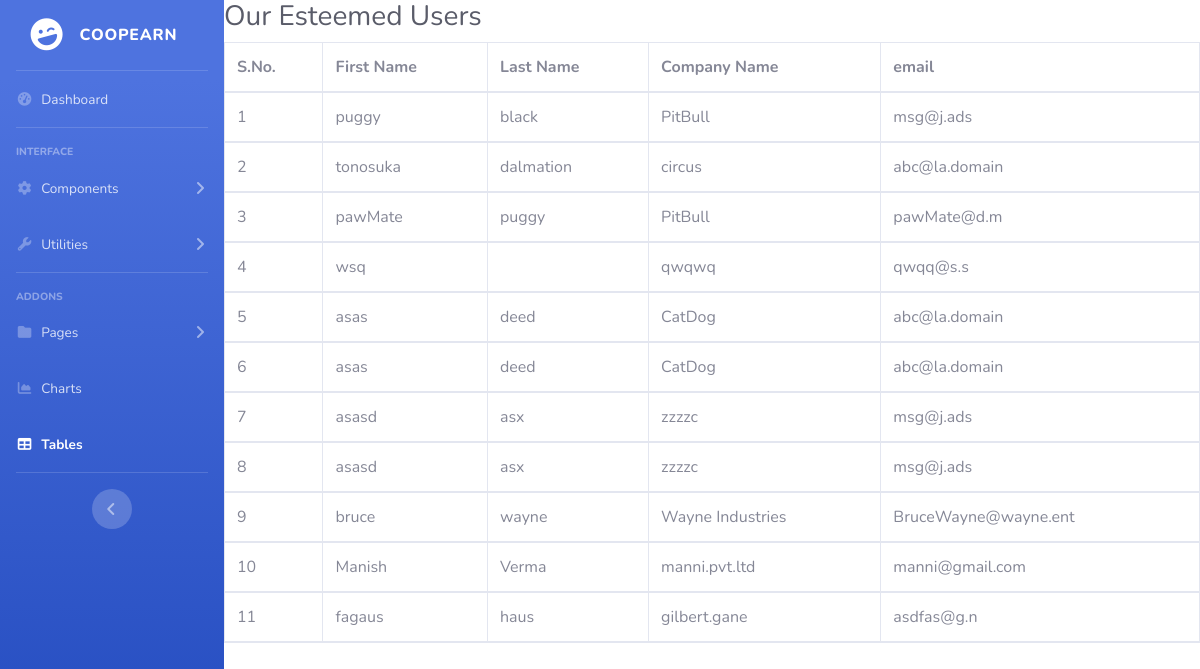
/registration_table.php, run on the app's committed database.
### tables this page shows
CREATE TABLE `registration` (
  `sno` int(11) NOT NULL,
  `firstName` varchar(15) NOT NULL,
  `lastName` varchar(50) NOT NULL,
  `companyName` varchar(50) NOT NULL,
  `email` varchar(255) NOT NULL
);

### registration_table.php (the view, shortened to what this page needs)
<!DOCTYPE html>
<html>
    <head>
    <link href="vendor/fontawesome-free/css/all.min.css" rel="stylesheet" type="text/css">
    <link href="css/sb-admin-2.min.css" rel="stylesheet">
    <link href="vendor/datatables/dataTables.bootstrap4.min.css" rel="stylesheet">
    </head>
<body id="page-top">
<?php
$servername = "localhost";
$username = "root";
$password = "";
$dbname = "coop_registration";
$conn = new mysqli($servername, $username, $password, $dbname);
$sql = "SELECT  sno,firstName,lastName,companyName,email FROM registration";
$result = $conn->query($sql);
if ($result->num_rows > 0) {
        echo '
        <div id="wrapper">
        <ul class="navbar-nav bg-gradient-primary sidebar sidebar-dark accordion" id="accordionSidebar">
            <a class="sidebar-brand d-flex align-items-center justify-content-center" href="index.php">
                <div class="sidebar-brand-icon rotate-n-15">
                    <i class="fas fa-laugh-wink"></i>
                </div>
                <div class="sidebar-brand-text mx-3">CoopEarn</div>
            </a>
            <hr class="sidebar-divider my-0">
            <li class="nav-item">
                <a class="nav-link" href="index.php">
                    <i class="fas fa-fw fa-tachometer-alt"></i>
                    <span>Dashboard</span></a>
            </li>
            <hr class="sidebar-divider">
            <div class="sidebar-heading">
                Interface
            </div>
            <li class="nav-item">
                <a class="nav-link collapsed" href="#" data-toggle="collapse" data-target="#collapseTwo"
                    aria-expanded="true" aria-controls="collapseTwo">
                    <i class="fas fa-fw fa-cog"></i>
                    <span>Components</span>
                </a>
            </li>
            <li class="nav-item">
                <a class="nav-link collapsed" href="#" data-toggle="collapse" data-target="#collapseUtilities"
                    aria-expanded="true" aria-controls="collapseUtilities">
                    <i class="fas fa-fw fa-wrench"></i>
                    <span>Utilities</span>
                </a>
            </li>
            <hr class="sidebar-divider">
            <div class="sidebar-heading">
                Addons
            </div>
            <li class="nav-item">
                <a class="nav-link collapsed" href="#" data-toggle="collapse" data-target="#collapsePages"
                    aria-expanded="true" aria-controls="collapsePages">
                    <i class="fas fa-fw fa-folder"></i>
                    <span>Pages</span>
                </a>
            </li>
            <li class="nav-item">
                <a class="nav-link" href="charts.html">
                    <i class="fas fa-fw fa-chart-area"></i>
                    <span>Charts</span></a>
            </li>
            <li class="nav-item active">
                <a class="nav-link" href="tables.html">
                    <i class="fas fa-fw fa-table"></i>
                    <span>Tables</span></a>
            </li>
            <hr class="sidebar-divider d-none d-md-block">
            <div class="text-center d-none d-md-inline">
                <button class="rounded-circle border-0" id="sidebarToggle"></button>
            </div>
        </ul>
        <div class="table-responsive">
        <h1 class="h3 mb-2 text-gray-800" class="text-center">Our Esteemed Users</h1>
        <table class="table table-bordered" id="dataTable" width="100%" cellspacing="0">
        <thead><tr>
        <th>S.No.</th>
        <th>First Name</th>
        <th>Last Name</th>
        <th>Company Name</th>
        <th>email</th>
        </tr><thead>';
        while($row = $result->fetch_assoc()) {
    echo '
        <tr>
            <td>'.$row['sno'].'</td>
            <td>'.$row['firstName'].'</td>
            <td>'.$row['lastName'].'</td>
            <td>'.$row['companyName'].'</td>
            <td>'.$row['email'].'</td>
        </tr>';
}
echo '
</table>
</div>
</div>
';
    }
 else {
    echo "0 results";
}
?>
</body>
</html>

### data on the page
registration: sno "1", firstName "puggy", lastName "black", companyName "PitBull", email "msg@j.ads"
registration: sno "2", firstName "tonosuka", lastName "dalmation", companyName "circus", email "abc@la.domain"
registration: sno "3", firstName "pawMate", lastName "puggy", companyName "PitBull", email "pawMate@d.m"
registration: sno "4", firstName "wsq", companyName "qwqwq", email "qwqq@s.s"
registration: sno "5", firstName "asas", lastName "deed", companyName "CatDog", email "abc@la.domain"
registration: sno "6", firstName "asas", lastName "deed", companyName "CatDog", email "abc@la.domain"
registration: sno "7", firstName "asasd", lastName "asx", companyName "zzzzc", email "msg@j.ads"
registration: sno "8", firstName "asasd", lastName "asx", companyName "zzzzc", email "msg@j.ads"
registration: sno "9", firstName "bruce", lastName "wayne", companyName "Wayne Industries", email "BruceWayne@wayne.ent"
registration: sno "10", firstName "Manish", lastName "Verma", companyName "manni.pvt.ltd", email "manni@gmail.com"
registration: sno "11", firstName "fagaus", lastName "haus", companyName "gilbert.gane", email "asdfas@g.n"
